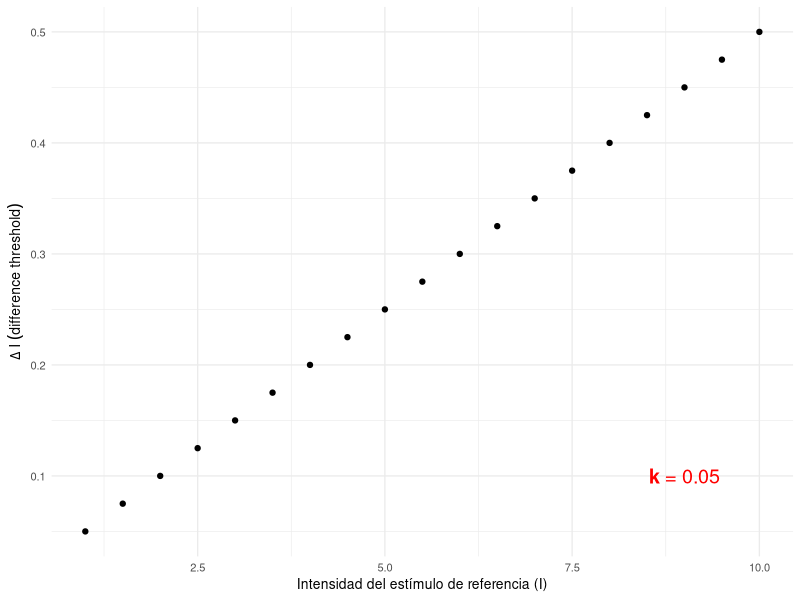
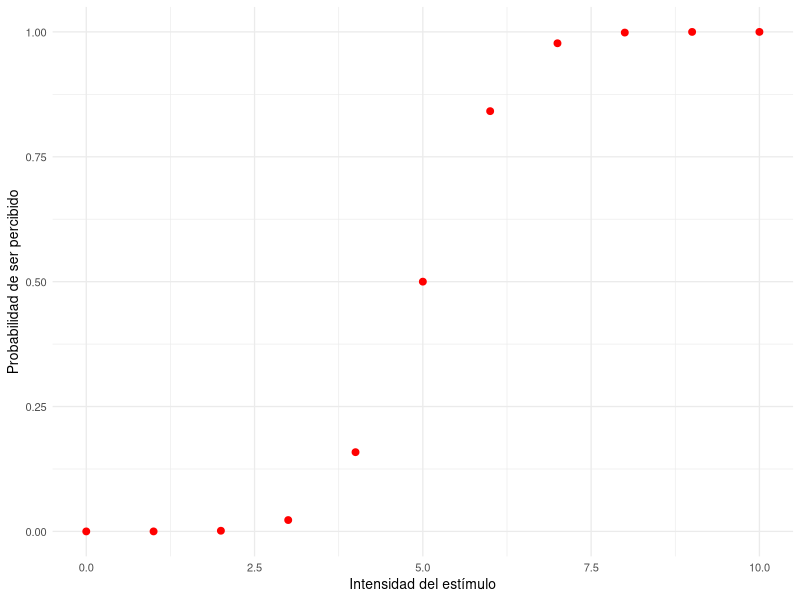
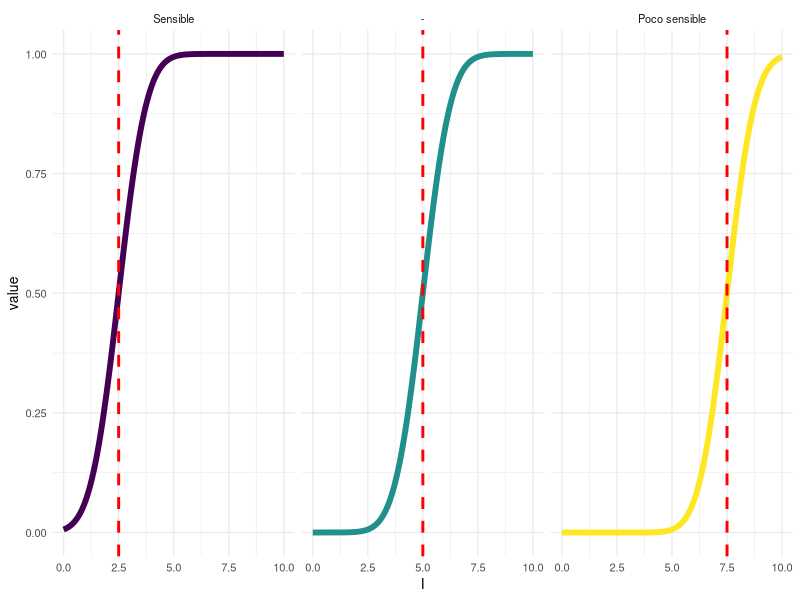
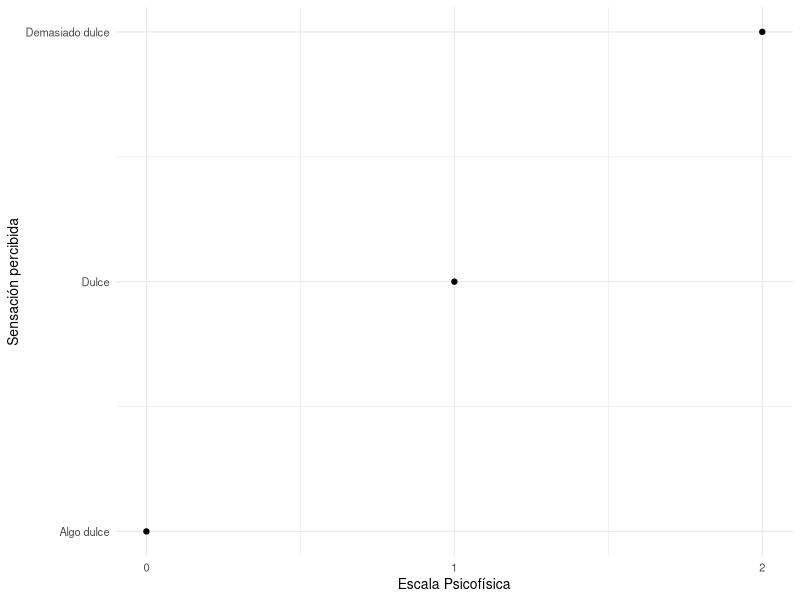
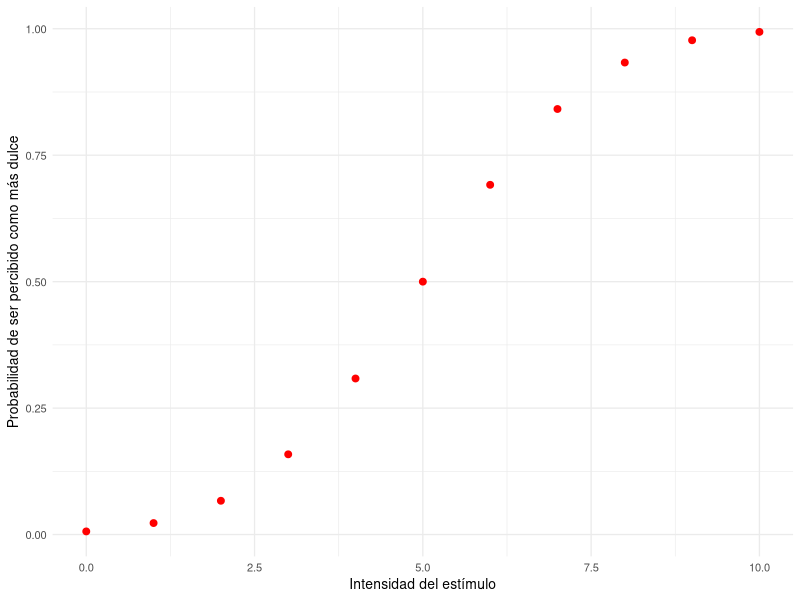
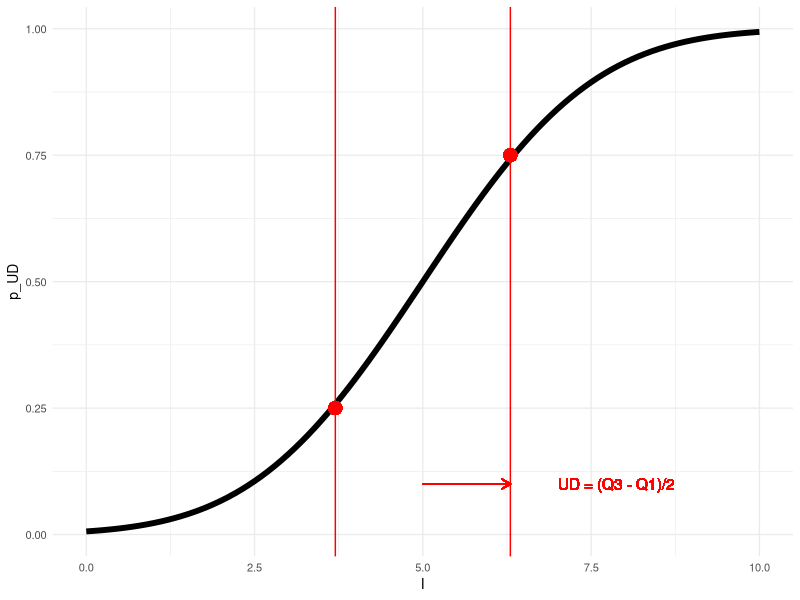
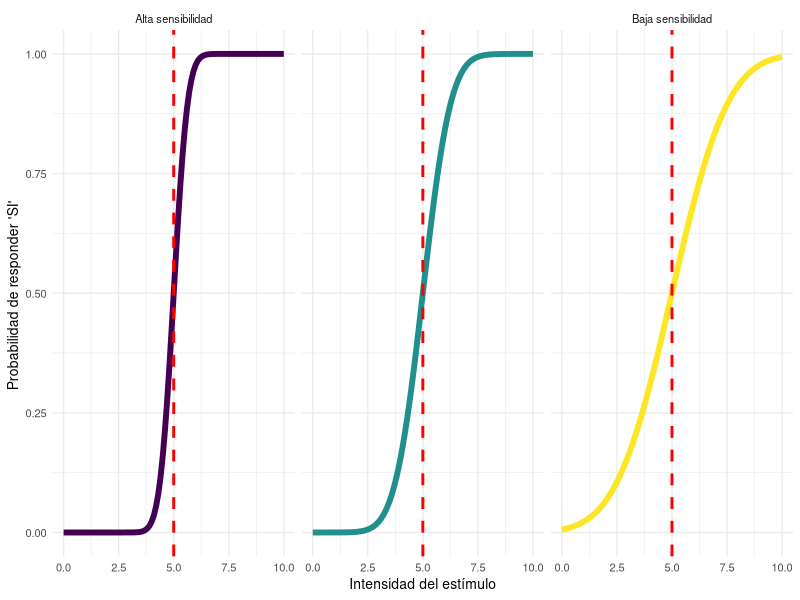
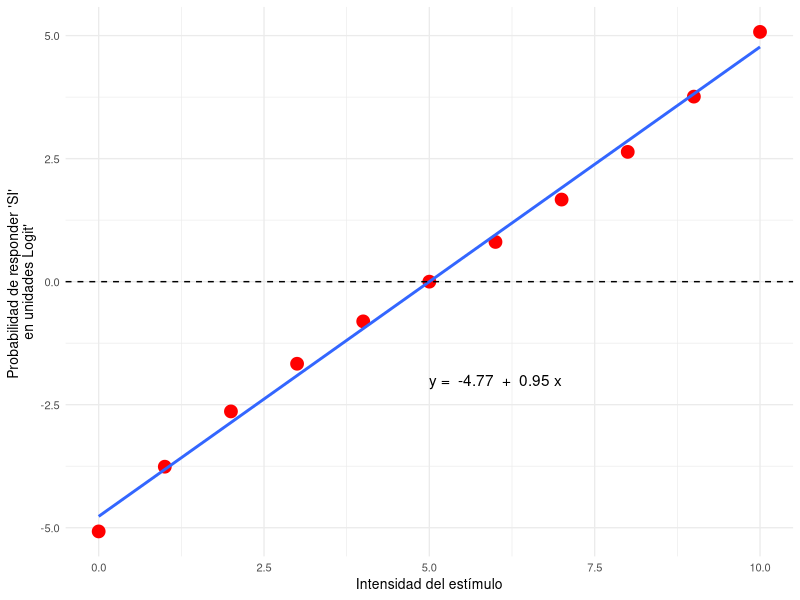

Generate these figures, in order, with R:
## ---- chunk 1
# Las librerías que necesitamos
libraries <- c("tidyverse","cowplot","quickpsy",
               "broom","knitr","circular")

# Cargamos las librerias que necesitamos, si no las tenemos, indicamos a R que las instale
invisible(
  lapply(
    libraries, function(x) {
      if(!require(x, character.only = T, quietly = T)) {
        install.packages(x)
        require(x, character.only = T, quietly = T)
      }
    }
  )
)
## ---- chunk 2
data_frame(I = seq(1,10,by = 0.5),
           k = 0.05,
           DI = I * k) %>%
  ggplot(aes(I,DI)) +
  geom_point() + 
  labs(x = "Intensidad del estímulo de referencia (I)", y = expression(Delta~I~(difference~threshold))) +
  annotate("text", x = 9, y = 0.1, label = "paste(bold(k),' = ', bold(0.05))", color = "red", parse =T, size = 5) +
  theme_minimal(10)
## ---- chunk 3
ggplot(data_frame(I = seq(0,10,by=1),
  p = pnorm(I,mean = 5,sd = 1)),aes(I,p)) + 
  geom_point(size = 2, color = "red") +
  labs(x = "Intensidad del estímulo", y = "Probabilidad de ser percibido") +
  theme_minimal(10)
## ---- chunk 4
UA = data_frame(I=seq(0,10,by=0.05),	
           Medium = pnorm(I, mean = 5,sd=1),	              
           High_Noise = pnorm(I, mean = 5, sd = 2),	
           Low_Noise = pnorm(I, mean = 5, sd = 0.5),	
           p_c_s = pnorm(I, mean = 7.5, sd = 1),	
           p_l_s = pnorm(I, mean = 2.5, sd = 1))


UA %>%	
  gather(id,value,c(Medium,p_c_s,p_l_s)) %>%	 
  mutate(id = factor(id,levels = c("p_l_s","Medium","p_c_s"),labels = c("Sensible","-","Poco sensible"), ordered = T ),	  
         UA = ifelse(id == "Sensible",2.5,ifelse(id == "-",5,7.5))) %>%
  ggplot(.,aes(I,value, color = as.factor(id))) +	
  geom_line(size = 2 ) +	
  geom_vline(color = "red", aes(xintercept = UA), size = 1, linetype =2) +	
  facet_wrap(~id) +	
  guides(color = FALSE) +	
  theme_minimal(10)
## ---- chunk 5
data_frame(I = seq(0,2,by = 1),
           k = 0.05,
           DI = I * k) %>%
  ggplot(aes(I,DI)) +
  geom_point() + 
  labs(x = "Escala Psicofísica", y = "Sensación percibida") +
  scale_x_continuous(breaks = c(0,1,2)) +
  scale_y_continuous(breaks = c(0,0.05,0.1), labels =  c("Algo dulce","Dulce","Demasiado dulce")) +
  theme_minimal(10)

## ---- chunk 6
UD <- data_frame(I=seq(0,10,by=1),
               p_UD = pnorm(I, mean = 5,sd=2))

ggplot(UD,aes(I,p_UD)) + 
  geom_point(size = 2, color = "red") +
  labs(x = "Intensidad del estímulo", y = "Probabilidad de ser percibido como más dulce") +
  theme_minimal(10)
## ---- chunk 7
UD_lin <- data_frame(I=seq(0,10,by=0.1),
               p_UD = pnorm(I, mean = 5,sd=2))
##########################################################################################
###########################     DISCRIMINACI?N: UMBRAL DIFERENCIAL     ###################
# ##########################################################################################

I_Q3 = UD_lin$I[which.min(abs(UD_lin$p_UD-0.75))]
I_Q1 = UD_lin$I[which.min(abs(UD_lin$p_UD-0.25))]
UD_1 =  (I_Q3-I_Q1)/2

ggplot(UD_lin,aes(I,p_UD)) +
  geom_line(size = 2) +
  geom_point(color = "red", x = I_Q1, y = 0.25, size = 4) +
  geom_point(color = "red", x = I_Q3, y = 0.75, size = 4) +
  geom_vline(xintercept = c(I_Q1,I_Q3), color="red") +
  geom_segment(aes(x=5,xend=5+UD_1,y=0.1,yend=0.1),color="red",arrow= arrow(length = unit(0.1, "inches"))) +
  geom_text(aes(x=I_Q3*1.25,y=0.1,label="UD = (Q3 - Q1)/2"),color="red",arrow= arrow(length = unit(0.1, "inches"))) +
  theme_minimal(10)
## ---- chunk 8
a <- data_frame(
  I=seq(0,10,by=0.1),
  Sensible = pnorm(I, mean = 5,sd=0.5),
  Medium = pnorm(I, mean = 5,sd=1),
  Baja_Sensibilidad = pnorm(I, mean = 5,sd=2)
)


a %>%
  gather(id,value,c("Sensible","Medium","Baja_Sensibilidad")) %>%
  mutate(id = factor(id,levels = c("Sensible","Medium","Baja_Sensibilidad"),labels = c("Alta sensibilidad"," ","Baja sensibilidad"), ordered = T )) %>%
  ggplot(.,aes(I,value, color = id)) +
  geom_line(size = 2) +
  geom_vline(xintercept = 5, color = "red", size = 1, linetype = 2) + 
  labs(x = "Intensidad del estímulo", y = "Probabilidad de responder \'SI\' ") + 
  facet_wrap(~id) +
  guides(color = FALSE) +
  theme_minimal(10)
## ---- chunk 9
logit = UD %>%
  mutate(logit_Medium = log(p_UD/(1-p_UD)))

fit_logit = coef(lm(logit$logit_Medium ~logit$I ))

ggplot(logit,aes(I,logit_Medium)) +
  geom_point(size=4, color = "red") +
  labs(x = "Intensidad del estímulo", y = "Probabilidad de responder \'SI\' \n en unidades Logit' ") +
  geom_smooth(method ="lm", se = F) +
  geom_hline(yintercept = 0, linetype = 2) +
  annotate(geom="text", x = 6, y = -2, label = paste("y = ",round(fit_logit[1],2)," + ", round(fit_logit[2],2),"x")) +
  theme_minimal(10)
